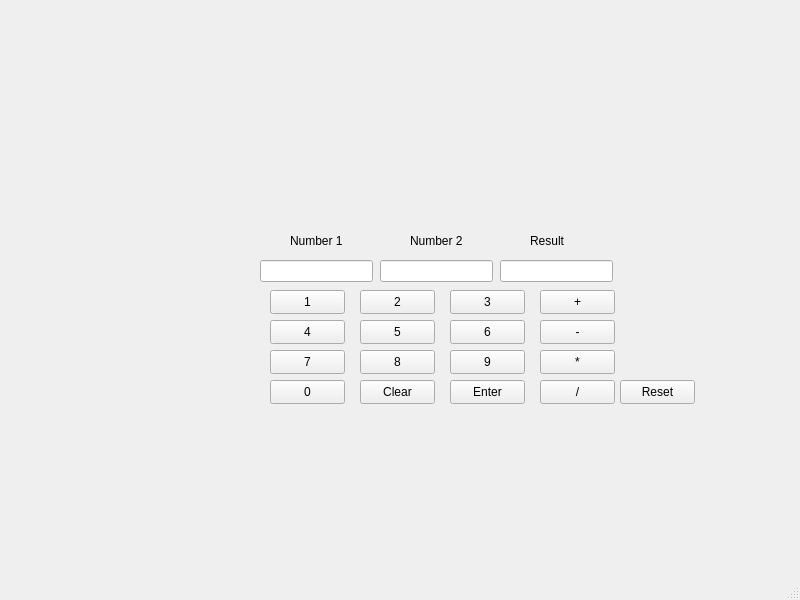
<?xml version="1.0" encoding="UTF-8"?>
<ui version="4.0">
 <class>MainWindow</class>
 <widget class="QMainWindow" name="MainWindow">
  <property name="geometry">
   <rect>
    <x>0</x>
    <y>0</y>
    <width>800</width>
    <height>600</height>
   </rect>
  </property>
  <property name="windowTitle">
   <string>MainWindow</string>
  </property>
  <widget class="QWidget" name="centralwidget">
   <widget class="QPushButton" name="N0">
    <property name="geometry">
     <rect>
      <x>270</x>
      <y>380</y>
      <width>75</width>
      <height>24</height>
     </rect>
    </property>
    <property name="text">
     <string>0</string>
    </property>
   </widget>
   <widget class="QPushButton" name="N8">
    <property name="geometry">
     <rect>
      <x>360</x>
      <y>350</y>
      <width>75</width>
      <height>24</height>
     </rect>
    </property>
    <property name="text">
     <string>8</string>
    </property>
   </widget>
   <widget class="QPushButton" name="Enter">
    <property name="geometry">
     <rect>
      <x>450</x>
      <y>380</y>
      <width>75</width>
      <height>24</height>
     </rect>
    </property>
    <property name="text">
     <string>Enter</string>
    </property>
   </widget>
   <widget class="QLabel" name="label">
    <property name="geometry">
     <rect>
      <x>290</x>
      <y>230</y>
      <width>61</width>
      <height>21</height>
     </rect>
    </property>
    <property name="text">
     <string>Number 1</string>
    </property>
   </widget>
   <widget class="QLineEdit" name="Result">
    <property name="geometry">
     <rect>
      <x>500</x>
      <y>260</y>
      <width>113</width>
      <height>22</height>
     </rect>
    </property>
   </widget>
   <widget class="QPushButton" name="clear">
    <property name="geometry">
     <rect>
      <x>360</x>
      <y>380</y>
      <width>75</width>
      <height>24</height>
     </rect>
    </property>
    <property name="text">
     <string>Clear</string>
    </property>
   </widget>
   <widget class="QPushButton" name="N5">
    <property name="geometry">
     <rect>
      <x>360</x>
      <y>320</y>
      <width>75</width>
      <height>24</height>
     </rect>
    </property>
    <property name="text">
     <string>5</string>
    </property>
   </widget>
   <widget class="QPushButton" name="sub">
    <property name="geometry">
     <rect>
      <x>540</x>
      <y>320</y>
      <width>75</width>
      <height>24</height>
     </rect>
    </property>
    <property name="text">
     <string>-</string>
    </property>
   </widget>
   <widget class="QPushButton" name="N4">
    <property name="geometry">
     <rect>
      <x>270</x>
      <y>320</y>
      <width>75</width>
      <height>24</height>
     </rect>
    </property>
    <property name="text">
     <string>4</string>
    </property>
   </widget>
   <widget class="QLineEdit" name="Num1">
    <property name="geometry">
     <rect>
      <x>260</x>
      <y>260</y>
      <width>113</width>
      <height>22</height>
     </rect>
    </property>
   </widget>
   <widget class="QLabel" name="label_3">
    <property name="geometry">
     <rect>
      <x>530</x>
      <y>230</y>
      <width>81</width>
      <height>21</height>
     </rect>
    </property>
    <property name="text">
     <string>Result</string>
    </property>
   </widget>
   <widget class="QLineEdit" name="Num2">
    <property name="geometry">
     <rect>
      <x>380</x>
      <y>260</y>
      <width>113</width>
      <height>22</height>
     </rect>
    </property>
   </widget>
   <widget class="QPushButton" name="N6">
    <property name="geometry">
     <rect>
      <x>450</x>
      <y>320</y>
      <width>75</width>
      <height>24</height>
     </rect>
    </property>
    <property name="text">
     <string>6</string>
    </property>
   </widget>
   <widget class="QLabel" name="label_2">
    <property name="geometry">
     <rect>
      <x>410</x>
      <y>230</y>
      <width>71</width>
      <height>21</height>
     </rect>
    </property>
    <property name="text">
     <string>Number 2</string>
    </property>
   </widget>
   <widget class="QPushButton" name="N3">
    <property name="geometry">
     <rect>
      <x>450</x>
      <y>290</y>
      <width>75</width>
      <height>24</height>
     </rect>
    </property>
    <property name="text">
     <string>3</string>
    </property>
   </widget>
   <widget class="QPushButton" name="div">
    <property name="geometry">
     <rect>
      <x>540</x>
      <y>380</y>
      <width>75</width>
      <height>24</height>
     </rect>
    </property>
    <property name="text">
     <string>/</string>
    </property>
   </widget>
   <widget class="QPushButton" name="add">
    <property name="geometry">
     <rect>
      <x>540</x>
      <y>290</y>
      <width>75</width>
      <height>24</height>
     </rect>
    </property>
    <property name="text">
     <string>+</string>
    </property>
   </widget>
   <widget class="QPushButton" name="N7">
    <property name="geometry">
     <rect>
      <x>270</x>
      <y>350</y>
      <width>75</width>
      <height>24</height>
     </rect>
    </property>
    <property name="text">
     <string>7</string>
    </property>
   </widget>
   <widget class="QPushButton" name="N2">
    <property name="geometry">
     <rect>
      <x>360</x>
      <y>290</y>
      <width>75</width>
      <height>24</height>
     </rect>
    </property>
    <property name="text">
     <string>2</string>
    </property>
   </widget>
   <widget class="QPushButton" name="mul">
    <property name="geometry">
     <rect>
      <x>540</x>
      <y>350</y>
      <width>75</width>
      <height>24</height>
     </rect>
    </property>
    <property name="text">
     <string>*</string>
    </property>
   </widget>
   <widget class="QPushButton" name="N9">
    <property name="geometry">
     <rect>
      <x>450</x>
      <y>350</y>
      <width>75</width>
      <height>24</height>
     </rect>
    </property>
    <property name="text">
     <string>9</string>
    </property>
   </widget>
   <widget class="QPushButton" name="N1">
    <property name="geometry">
     <rect>
      <x>270</x>
      <y>290</y>
      <width>75</width>
      <height>24</height>
     </rect>
    </property>
    <property name="text">
     <string>1</string>
    </property>
   </widget>
   <widget class="QPushButton" name="Reset">
    <property name="geometry">
     <rect>
      <x>620</x>
      <y>380</y>
      <width>75</width>
      <height>24</height>
     </rect>
    </property>
    <property name="text">
     <string>Reset</string>
    </property>
   </widget>
  </widget>
  <widget class="QMenuBar" name="menubar">
   <property name="geometry">
    <rect>
     <x>0</x>
     <y>0</y>
     <width>800</width>
     <height>22</height>
    </rect>
   </property>
  </widget>
  <widget class="QStatusBar" name="statusbar"/>
 </widget>
 <resources/>
 <connections/>
</ui>
